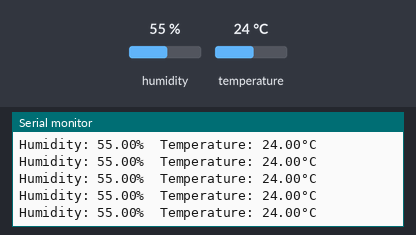
The sketch below on a simulated Arduino Uno, built with avr-gcc and run on an emulated ATmega328P. Shown: the last lines printed to the serial monitor. Inputs (shaded band) come from the test bench; at power-on: humidity 55 %, temperature 24 °C.

Above: at 2.8 s.
2.9 s: humidity set to 22 %
At 4.18 s:
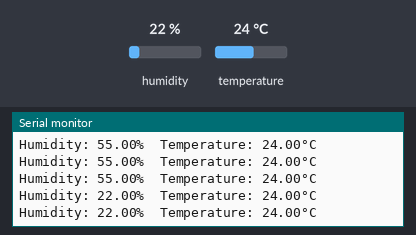
8.9 s: temperature set to 12 °C
At 8.9 s:
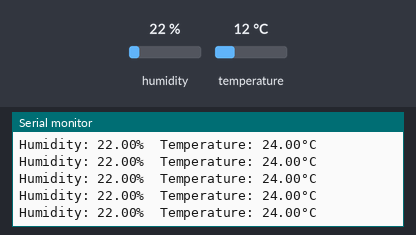
14.9 s: humidity set to 40 %
At 14.93 s:
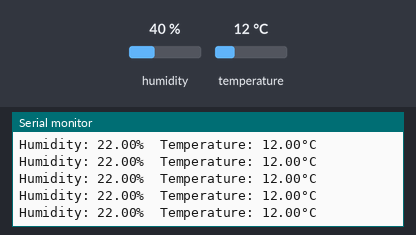
Timing chart, 0 to 17.9 s (numbered marks = the images above; inputs shaded):
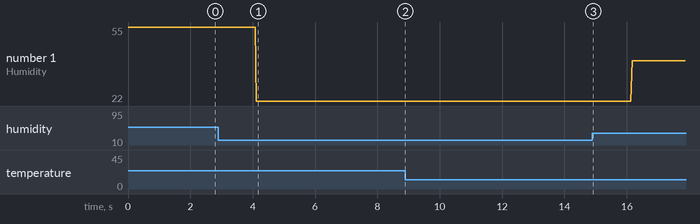

The sketch:

t_and_h.ino
```cpp
// Example testing sketch for various DHT humidity/temperature sensors
// Written by ladyada, public domain

// REQUIRES the following Arduino libraries:
// - DHT Sensor Library: https://github.com/adafruit/DHT-sensor-library
// - Adafruit Unified Sensor Lib: https://github.com/adafruit/Adafruit_Sensor

#include "DHT.h"

#define DHTPIN 2     // Digital pin connected to the DHT sensor
// Feather HUZZAH ESP8266 note: use pins 3, 4, 5, 12, 13 or 14 --
// Pin 15 can work but DHT must be disconnected during program upload.

// Uncomment whatever type you're using!
//#define DHTTYPE DHT11   // DHT 11
#define DHTTYPE DHT22   // DHT 22  (AM2302), AM2321
//#define DHTTYPE DHT21   // DHT 21 (AM2301)

// Connect pin 1 (on the left) of the sensor to +5V
// NOTE: If using a board with 3.3V logic like an Arduino Due connect pin 1
// to 3.3V instead of 5V!
// Connect pin 2 of the sensor to whatever your DHTPIN is
// Connect pin 3 (on the right) of the sensor to GROUND (if your sensor has 3 pins)
// Connect pin 4 (on the right) of the sensor to GROUND and leave the pin 3 EMPTY (if your sensor has 4 pins)
// Connect a 10K resistor from pin 2 (data) to pin 1 (power) of the sensor

// Initialize DHT sensor.
// Note that older versions of this library took an optional third parameter to
// tweak the timings for faster processors.  This parameter is no longer needed
// as the current DHT reading algorithm adjusts itself to work on faster procs.
DHT dht(DHTPIN, DHTTYPE);

void setup() {
  Serial.begin(9600);
  Serial.println(F("DHTxx test!"));

  dht.begin();
}

void loop() {
  // Wait a few seconds between measurements.
 // delay(2000);

  // Reading temperature or humidity takes about 250 milliseconds!
  // Sensor readings may also be up to 2 seconds 'old' (its a very slow sensor)
  float h = dht.readHumidity();
  // Read temperature as Celsius (the default)
  float t = dht.readTemperature();
  // Read temperature as Fahrenheit (isFahrenheit = true)
  //float f = dht.readTemperature(true);

  // Check if any reads failed and exit early (to try again).
  // if (isnan(h) || isnan(t) || isnan(f)) {
  //   Serial.println(F("Failed to read from DHT sensor!"));
  //   return;
  // }

  // Compute heat index in Fahrenheit (the default)
  //float hif = dht.computeHeatIndex(f, h);
  // Compute heat index in Celsius (isFahreheit = false)
  //float hic = dht.computeHeatIndex(t, h, false);

  Serial.print(F("Humidity: "));
  Serial.print(h);
  Serial.print(F("%  Temperature: "));
  Serial.print(t);
  Serial.println(F("°C "));
  // Serial.print(f);
  // Serial.print(F("°F  Heat index: "));
  // Serial.print(hic);
  // Serial.print(F("°C "));
  // Serial.print(hif);
  // Serial.println(F("°F"));
}
```

Measured:
- after the input at 2.9 s, the serial monitor: prints a new line after 1.2 s (image 1)
- plotted number 1: 55 → 22 after the input at 2.9 s, 22 → 40 after the input at 14.9 s
